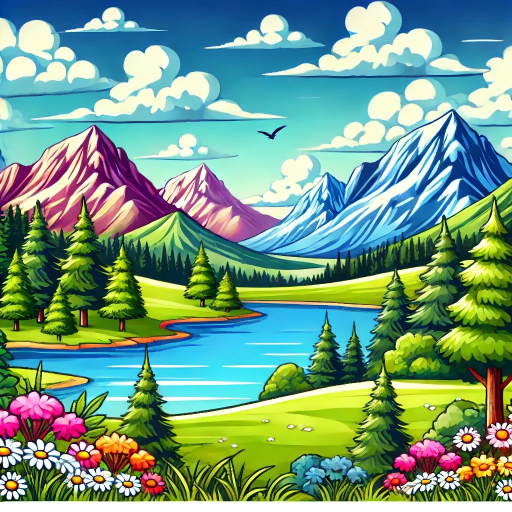
#> input picture Assignment 4/image/Assignment_Image.jpeg, 1024 x 1024 px (shown at 1/2 size)
$ jupyter execute Assignment04.ipynb
#> lines starting #> are read from the running program, lines starting #| are printed output that depends on the picture; after the words box and inside, x2 and y2 are one past the last pixel; in counts of white or black regions, pixels touching at a corner belong together
# Assignment 04:  Basic Image Processing with OpenCV

**Objective:**
To perform basic image processing tasks such as loading, displaying, resizing, converting
color spaces, and applying filters using OpenCV.

[cell 1]
# import packs and libs:

import cv2
import numpy as np
import os

[cell 2]
#function :

def process_image(image_path):
    # 1. Load an image using OpenCV.
#> called with image_path = 'image/Assignment_Image.jpeg'
    img = cv2.imread(image_path)
#> img is the input picture: shape (1024, 1024, 3); mean B, G, R 131.7, 155.9, 115.3

    if img is None:
        print(f"Error: Could not load image at {image_path}")
        return

    # Create a directory to save processed images
    output_dir = "processed_images"
    os.makedirs(output_dir, exist_ok=True)

    print(f"Original image shape: {img.shape}")
#| Original image shape: (1024, 1024, 3)

    # 2. Convert the image to grayscale.
    gray_img = cv2.cvtColor(img, cv2.COLOR_BGR2GRAY)
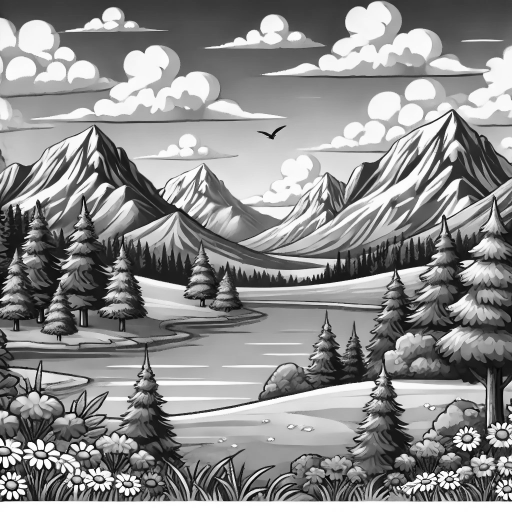
#> gray_img: shape (1024, 1024) (shown at 1/2 size); min 0, max 255, mean 141
    cv2.imwrite(os.path.join(output_dir, "grayscale.jpg"), gray_img)
    print("Saved grayscale image.")

    # 3. Resize the image while maintaining the aspect ratio.
    # Let's resize it to have a width of 600 pixels
    width = 600
    aspect_ratio = float(img.shape[1]) / img.shape[0]
#> aspect_ratio = 1
    height = int(width / aspect_ratio)
#> height = 600
    resized_img = cv2.resize(img, (width, height), interpolation=cv2.INTER_AREA)
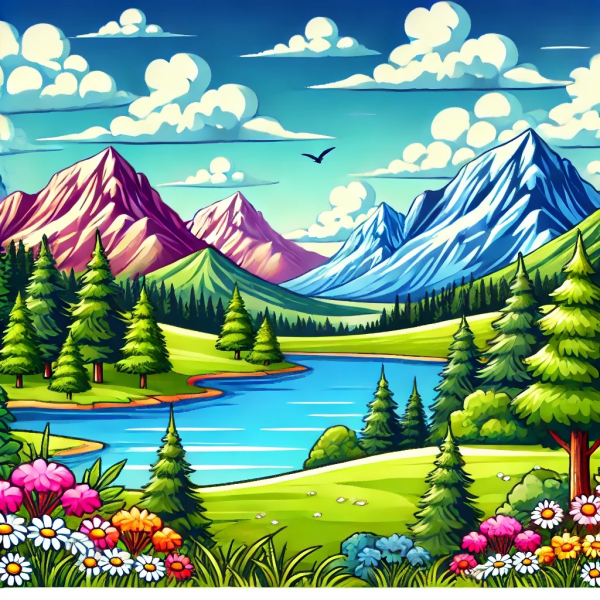
#> resized_img: shape (600, 600, 3); mean B, G, R 131.7, 155.9, 115.3
    cv2.imwrite(os.path.join(output_dir, "resized.jpg"), resized_img)
    print(f"Saved resized image (width={width}, height={height}).")
#| Saved resized image (width=600, height=600).

    # 4. Apply Gaussian blur with different kernel sizes
    kernel_sizes = [(3, 3), (5, 5), (7, 7)]
    for kernel_size in kernel_sizes:
        blurred_img = cv2.GaussianBlur(img, kernel_size, 0)
        cv2.imwrite(os.path.join(output_dir, f"blurred_{kernel_size[0]}x{kernel_size[1]}.jpg"), blurred_img)
        print(f"Saved blurred image with kernel {kernel_size}.")
#> this loop made 3 passes
#> pass 3, in process_image, `blurred_img = cv2.GaussianBlur(img, kernel_size, 0)`:
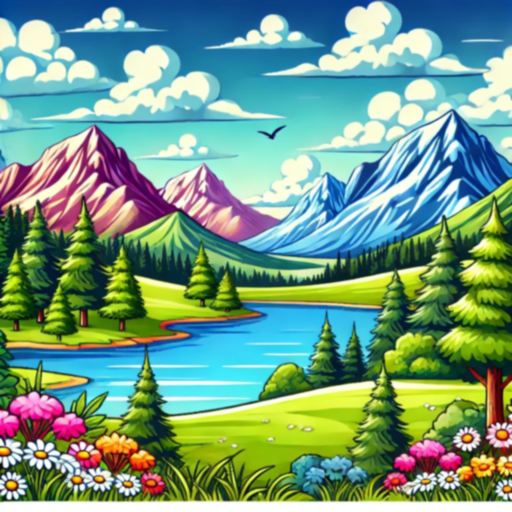
#> blurred_img: shape (1024, 1024, 3) (shown at 1/2 size); mean B, G, R 131.7, 155.9, 115.3

    # 5. Detect edges using the Canny edge detector with varying threshold values
    # Using the grayscale image for edge detection
    canny_thresholds = [(50, 150), (100, 200), (150, 250)]
    for low_thresh, high_thresh in canny_thresholds:
        edges = cv2.Canny(gray_img, low_thresh, high_thresh)
        cv2.imwrite(os.path.join(output_dir, f"canny_edges_l{low_thresh}_h{high_thresh}.jpg"), edges)
        print(f"Saved Canny edges with thresholds ({low_thresh}, {high_thresh}).")
#> this loop made 3 passes
#> pass 1, in process_image, `edges = cv2.Canny(gray_img, low_thresh, high_thresh)`:
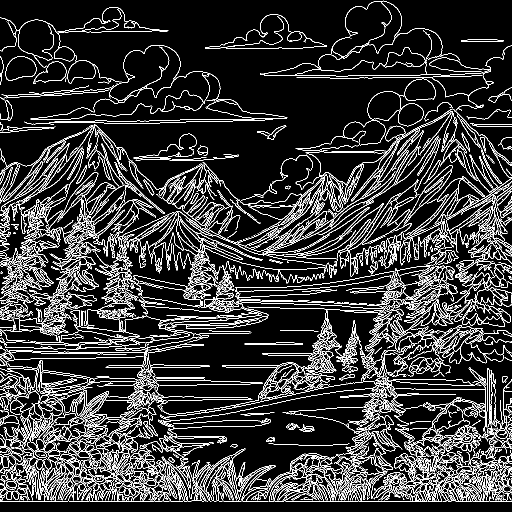
#> edges: shape (1024, 1024) (shown at 1/2 size); 13.4% white in thin lines or dots
#> pass 2, in process_image, `edges = cv2.Canny(gray_img, low_thresh, high_thresh)`:
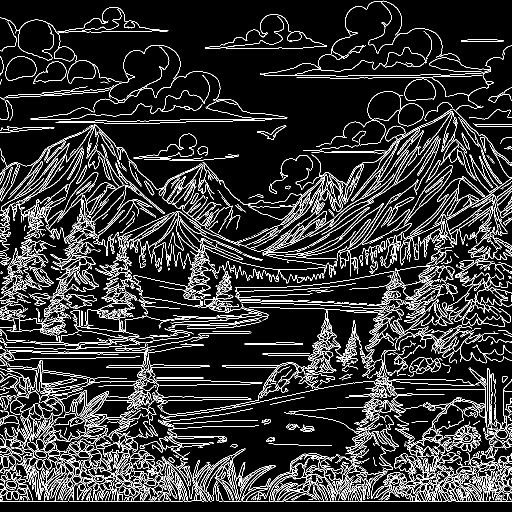
#> edges: shape (1024, 1024) (shown at 1/2 size); 12.2% white in thin lines or dots
#> pass 3, in process_image, `edges = cv2.Canny(gray_img, low_thresh, high_thresh)`:
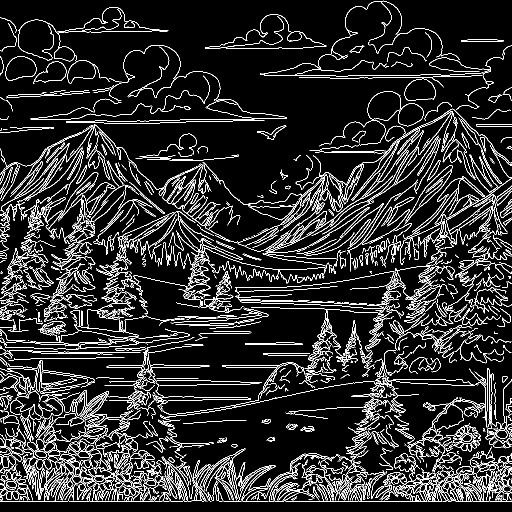
#> edges: shape (1024, 1024) (shown at 1/2 size); 10.9% white in thin lines or dots

    # 6. Draw shapes on the image:
    # Make a copy to draw on so the original isn't altered for other operations
    img_with_shapes = img.copy()

    # Draw multiple red rectangles with different thicknesses.
    # (image, top-left corner, bottom-right corner, color BGR, thickness)
    cv2.rectangle(img_with_shapes, (50, 50), (200, 150), (0, 0, 255), 2)  # Red, thickness 2
    cv2.rectangle(img_with_shapes, (250, 80), (400, 200), (0, 0, 255), 5)  # Red, thickness 5
    cv2.rectangle(img_with_shapes, (450, 110), (600, 250), (0, 0, 255), -1) # Red, filled

    # Draw multiple green circles of different radii.
    # (image, center coordinates, radius, color BGR, thickness)
    cv2.circle(img_with_shapes, (100, 300), 30, (0, 255, 0), 2)   # Green, radius 30, thickness 2
    cv2.circle(img_with_shapes, (300, 350), 50, (0, 255, 0), 4)   # Green, radius 50, thickness 4
    cv2.circle(img_with_shapes, (500, 400), 70, (0, 255, 0), -1)  # Green, radius 70, filled
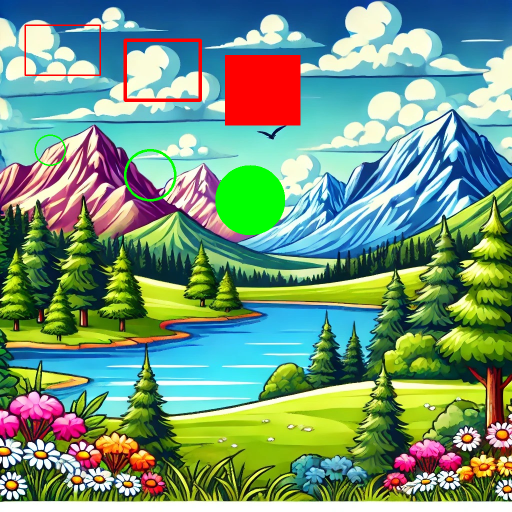
#> img_with_shapes: shape (1024, 1024, 3) (shown at 1/2 size); mean B, G, R 123.8, 152.8, 116.6

    cv2.imwrite(os.path.join(output_dir, "image_with_shapes.jpg"), img_with_shapes)
    print("Saved image with drawn shapes.")

    # 7. Apply Gray Level Slicing:
    # Convert back to grayscale for slicing operations
    gray_img_slicing = cv2.cvtColor(img, cv2.COLOR_BGR2GRAY)

    # Define a gray level range for slicing (e.g., 100 to 200)
    lower_bound = 100
    upper_bound = 200

    # Slicing without background preservation: pixels outside the range become black
    sliced_no_bg = np.zeros_like(gray_img_slicing)
    sliced_no_bg[(gray_img_slicing >= lower_bound) & (gray_img_slicing <= upper_bound)] = \
        gray_img_slicing[(gray_img_slicing >= lower_bound) & (gray_img_slicing <= upper_bound)]
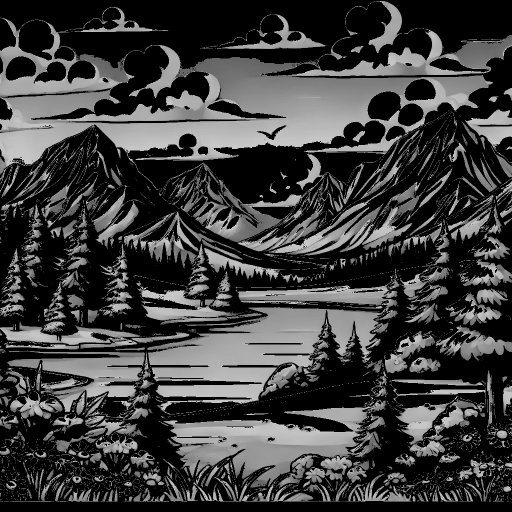
#> sliced_no_bg: shape (1024, 1024) (shown at 1/2 size); min 0, max 200, mean 62.8
    cv2.imwrite(os.path.join(output_dir, "gray_slice_no_bg.jpg"), sliced_no_bg)
    print(f"Saved gray level slice (no background) for range ({lower_bound}-{upper_bound}).")

    # Slicing with background preservation: pixels outside the range remain as original
    sliced_with_bg = gray_img_slicing.copy()
    # Create a mask for pixels outside the range
    mask_outside_range = (gray_img_slicing < lower_bound) | (gray_img_slicing > upper_bound)
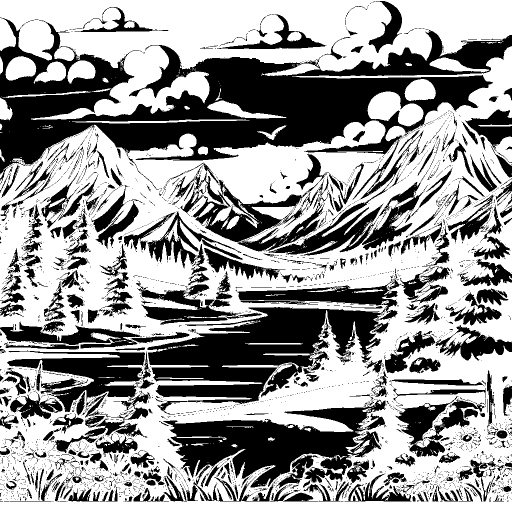
#> mask_outside_range: shape (1024, 1024) bool (shown at 1/2 size); 59.7% white; 3643 black regions (3244 under 20 px), largest, box (x1, y1, x2, y2) and area: (0, 35, 1024, 511) 134077, (295, 557, 795, 829) 56622, (326, 799, 771, 1003) 38252
    # Set pixels within the range to a high value (e.g., 255) to highlight them, or just keep them original
    # For a more visual "slicing" effect, let's highlight the slice and keep background.
    # Let's set the sliced region to white and keep the rest as is.
    sliced_with_bg[~mask_outside_range] = 255 # Highlight the slice in white
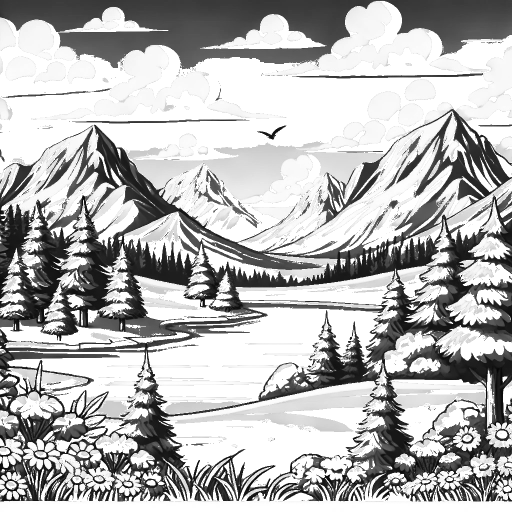
#> sliced_with_bg: shape (1024, 1024) (shown at 1/2 size); min 0, max 255, mean 181.1
    cv2.imwrite(os.path.join(output_dir, "gray_slice_with_bg.jpg"), sliced_with_bg)
    print(f"Saved gray level slice (with background) for range ({lower_bound}-{upper_bound}).")
